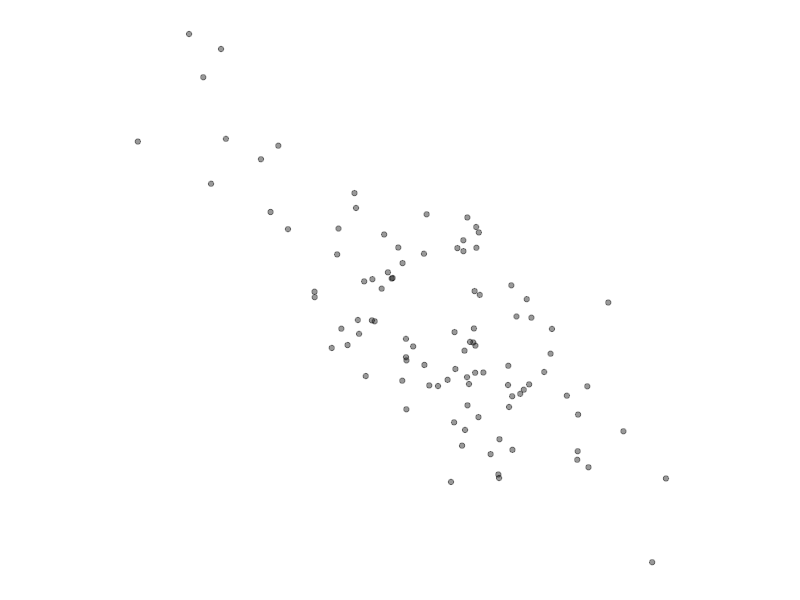
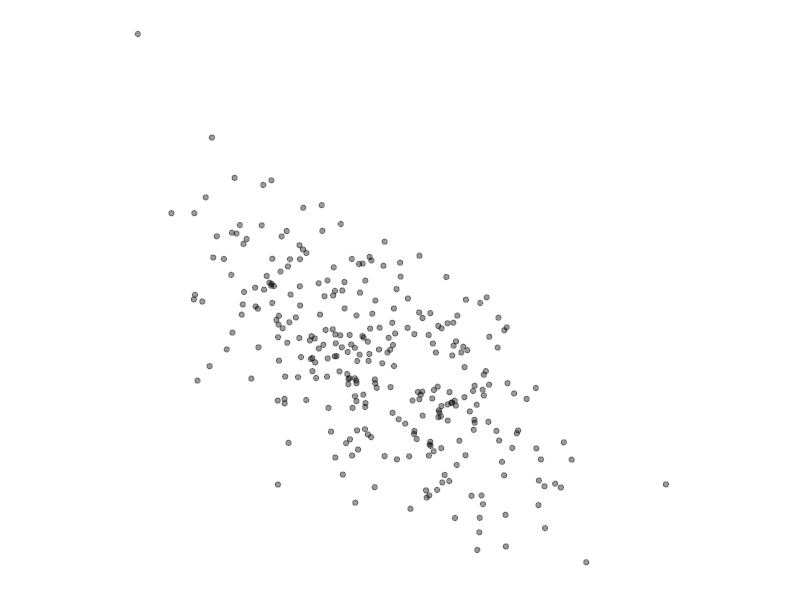
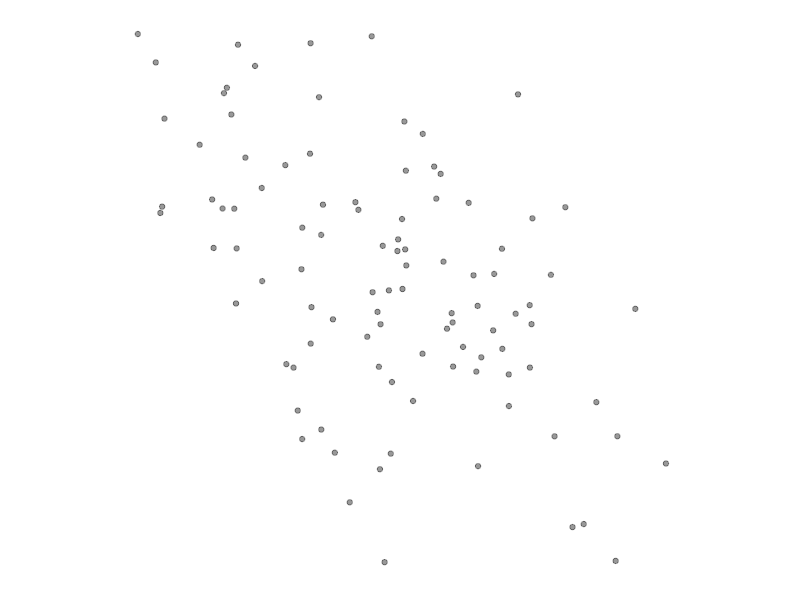
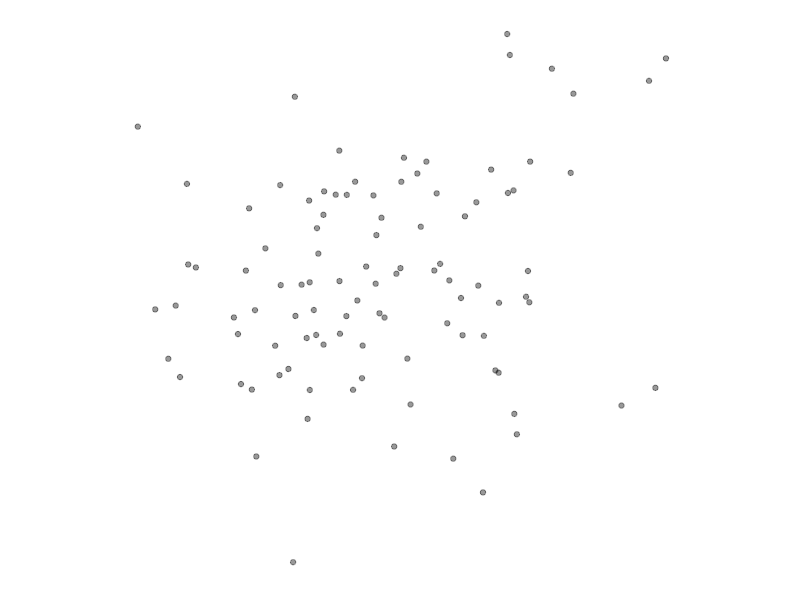
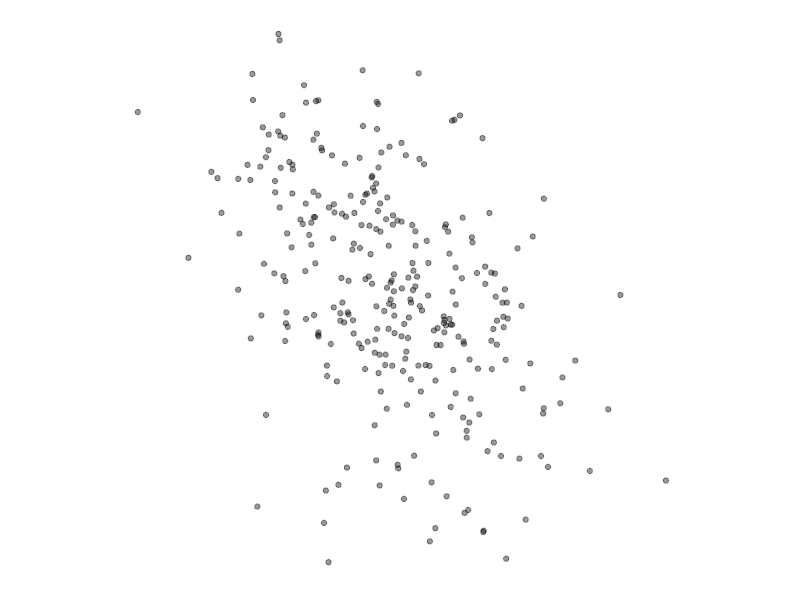
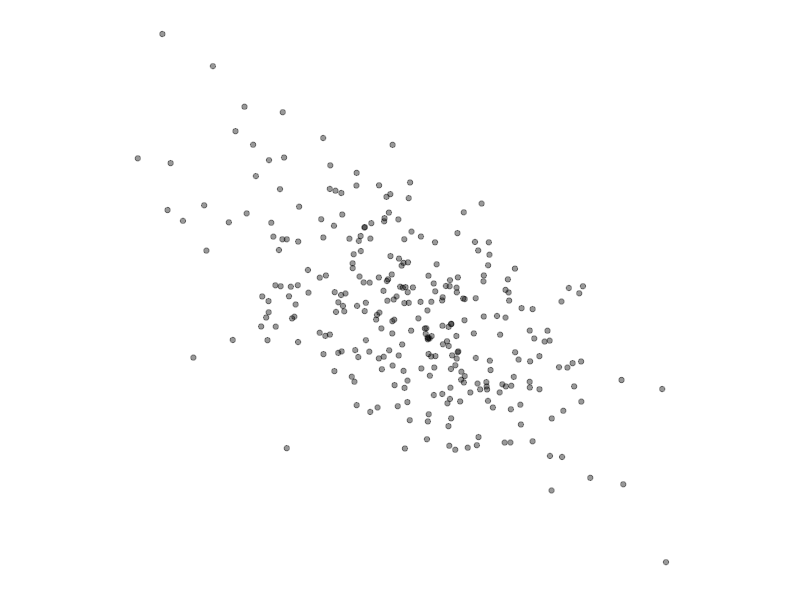
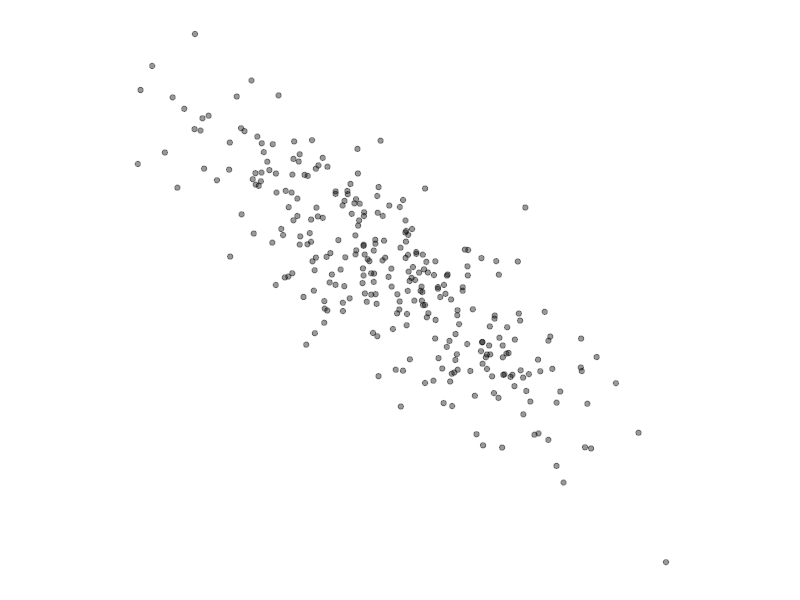
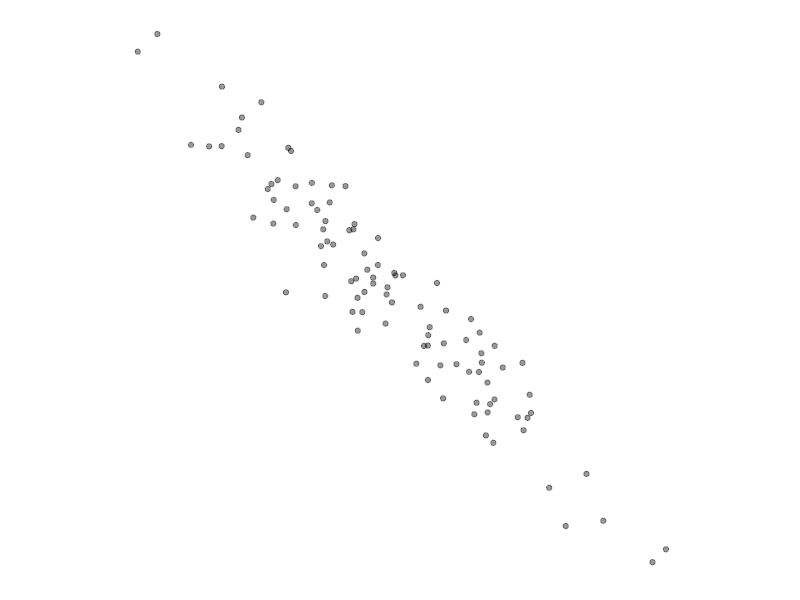

Write the R code that produced these figures, in order. (Note: this script raises an error after producing the figures.)
setwd("/Volumes/5550/original data")
library(tidyverse)

# 00 omitted variable (linear relationship in residuals) ###  first part report

linear<-function(i){
  
  n <- sample(c(100, 300), 1)
  
  beta <- sample(c((-10:-0.1), (0.1:10)), 1)
  
  sigma <- sample(1:12 , 1)
  x<-rnorm(n, 0, 1)
  y<-rnorm(n, beta*x, sigma)
  
  res <- y
  yhat <- x
  tibble(res, yhat) %>% 
  ggplot(aes(x = yhat, y=res)) + 
    geom_point(alpha = 0.4) +
    theme(axis.line=element_blank(),
          axis.text.x=element_blank(),
          axis.text.y=element_blank(),
          axis.ticks=element_blank(),
          axis.title.x=element_blank(),
          axis.title.y=element_blank(),
          legend.position="none",
          panel.background=element_blank(),
          panel.border=element_blank(),
          panel.grid.major=element_blank(),
          panel.grid.minor=element_blank(),
          plot.background=element_blank(),
          aspect.ratio = 1)
  ggsave(filename = paste("linear_", i, ".png", sep = ""), height = 2, width = 2, dpi = 150)
}

mapply(linear, 1:20000)

# 11 no relationship for 00 ########  first part report

norela<-function(i){
  
  n <- sample(c(100, 300), 1)
  
  beta <- 0
  
  sigma <- sample(1:12 , 1)
  x<-rnorm(n, 0, 1)
  y<-rnorm(n, beta*x, sigma)
  
  res <- y
  yhat <- x
  tibble(res, yhat) %>% 
    ggplot(aes(x = yhat, y=res)) + 
    geom_point(alpha = 0.4) +
    theme(axis.line=element_blank(),
          axis.text.x=element_blank(),
          axis.text.y=element_blank(),
          axis.ticks=element_blank(),
          axis.title.x=element_blank(),
          axis.title.y=element_blank(),
          legend.position="none",
          panel.background=element_blank(),
          panel.border=element_blank(),
          panel.grid.major=element_blank(),
          panel.grid.minor=element_blank(),
          plot.background=element_blank(),
          aspect.ratio = 1)
  ggsave(filename = paste("norela_", i, ".png", sep = ""), height = 2, width = 2, dpi = 150)
}

mapply(norela, 1:8000)

# 1/4 for classic linear model
classic<-function(n){
  
  beta<-runif(1,0.5,1)
  
  x<-rnorm(n, 0, 3)
  y<-rnorm(n, beta*x, 1)
  
  tibble(x, y)
  model<-lm(y ~ x)
  res<-residuals(model)
  yhat<-predict(model)
  res<-(res-mean(res))/sd(res)
  yhat<-(yhat-mean(yhat))/sd(yhat)
  return(tibble(res, yhat))
}

# 2/4 for linear model with heteroskedasticity 
heter<-function(n){
  
  x<-rnorm(n, 0, 3)
  beta<-runif(1,0.5,1)
  
  a <- runif(1,0,2)*rbinom(1,1,0.5)
  b <- runif(1,-4,4)
  c <- rnorm(1,0,2)
  
  variance <- 0.25*(a*x^2+b*x+c)+rnorm(n,0,0.25)
  
  index <- sample(0:1,1)
  if (index==1) {
    variance <- -variance
  }
  
  min <- min(variance)
  
  if (min<0){
    variance <- variance-min
  }
  
  max <- max(variance)
  while (max>5) {
    variance <- 0.8* variance
    max <- max(variance)
  }
  
  y<-rnorm(n, beta*x, variance)
  
  tibble(x, y)
  model<-lm(y ~ x)
  res<-residuals(model)
  yhat<-predict(model)
  res<-(res-mean(res))/sd(res)
  yhat<-(yhat-mean(yhat))/sd(yhat)
  return(tibble(res, yhat))
}


# 3/4 for non-linear model (polynomial) 
nonpoly<-function(n){
  
  p1<-rnorm(1,0,2)
  p2<-rnorm(1,0,2)
  p3<-rnorm(1,0,2)*rbinom(1,1,0.5)
  p4<-rnorm(1,0,2)*rbinom(1,1,0.3)
  p5<-rnorm(1,0,1)*rbinom(1,1,0.2)
  
  x<-rnorm(n, 0, 3)
  y<-rnorm(n, p1*x+p2*x^2+p3*x^3+p4*x^4+p5*x^5, p1^2+2*p2^2+2*p3^2+2*p4^2+2*p5^2)
  
  tibble(x, y)
  model<-lm(y ~ x)
  res<-residuals(model)
  yhat<-predict(model)
  res<-(res-mean(res))/sd(res)
  yhat<-(yhat-mean(yhat))/sd(yhat)
  return(tibble(res, yhat))
}

#nonpoly(200) %>% 
  #ggplot(aes(x=yhat,y=res))+geom_point()

#generating data from four models
N <- sample(20:1500, 19, replace = TRUE)
  classic_ <- tibble(N) %>%
  mutate(res = map(N, classic))
  classic_<-classic_$res

  heter_ <- tibble(N) %>%
  mutate(res = map(N, heter))
  heter_<-heter_$res

  poly_ <- tibble(N) %>%
  mutate(res = map(N, nonpoly))
  poly_<-poly_$res



names(classic_) <- c(1:19)
names(heter_) <- c(1:100)
names(poly_) <- c(1:100)

savepic <- function(pdata, i) { 
  ggplot(as.data.frame(pdata), aes(x = yhat, y=res)) + 
    geom_point(alpha = 0.4) +
    theme(axis.line=element_blank(),
          axis.text.x=element_blank(),
          axis.text.y=element_blank(),
          axis.ticks=element_blank(),
          axis.title.x=element_blank(),
          axis.title.y=element_blank(),
          legend.position="none",
          panel.background=element_blank(),
          panel.border=element_blank(),
          panel.grid.major=element_blank(),
          panel.grid.minor=element_blank(),
          plot.background=element_blank(),
          aspect.ratio = 1)
  ggsave(filename = paste(name, i, ".png", sep = ""), height = 2, width = 2, dpi = 150)
}

#saving all plots to the original data folder



name <- deparse(substitute(classic_))
mapply(savepic, classic_, c(1:19))

name <- deparse(substitute(heter_))
mapply(savepic, heter_, c(1:100))

name <- deparse(substitute(poly_))
mapply(savepic, poly_, c(1:100))

#separate plots to train, test, validation

setwd("/Volumes/5550/thesis")

original_dataset_dir <- "/Volumes/5550/original data"
base_dir <- "/Volumes/5550/thesis"
train_dir <- file.path(base_dir,"train")
validation_dir <- file.path(base_dir,"validation")
test_dir <- file.path(base_dir,"test")

train_classic_dir <- file.path(train_dir, "classic")
train_heter_dir <- file.path(train_dir, "heter")
train_poly_dir <- file.path(train_dir, "poly")
train_linear_dir <- file.path(train_dir, "linear")
train_norela_dir <- file.path(train_dir, "norela")

validation_classic_dir <- file.path(validation_dir, "classic")
validation_heter_dir <- file.path(validation_dir, "heter")
validation_poly_dir <- file.path(validation_dir, "poly")
validation_linear_dir <- file.path(validation_dir, "linear")
validation_norela_dir <- file.path(validation_dir, "norela")

test_classic_dir <- file.path(test_dir, "classic")
test_heter_dir <- file.path(test_dir, "heter")
test_poly_dir <- file.path(test_dir, "poly")
test_linear_dir <- file.path(test_dir, "linear")
test_norela_dir <- file.path(test_dir, "norela")

dir.create(train_dir)
dir.create(validation_dir)
dir.create(test_dir)

dir.create(train_classic_dir)
dir.create(train_heter_dir)
dir.create(train_poly_dir)
dir.create(train_linear_dir)
dir.create(train_norela_dir)

dir.create(validation_classic_dir)
dir.create(validation_heter_dir)
dir.create(validation_poly_dir)
dir.create(validation_linear_dir)
dir.create(validation_norela_dir)


dir.create(test_classic_dir)
dir.create(test_heter_dir)
dir.create(test_poly_dir)
dir.create(test_linear_dir)
dir.create(test_norela_dir)



#copy images from original folder to separate train, test, validation folders
fnames <- paste0("classic_",1:300,".png")
file.copy(file.path(original_dataset_dir,fnames),
          file.path(train_classic_dir))
fnames <- paste0("classic_",1:100,".png")
file.copy(file.path(original_dataset_dir,fnames),
          file.path(validation_classic_dir))
fnames <- paste0("classic_",1:200,".png")
file.copy(file.path(original_dataset_dir,fnames),
          file.path(test_classic_dir))

fnames <- paste0("heter_",1:300,".png")
file.copy(file.path(original_dataset_dir,fnames),
          file.path(train_heter_dir))
fnames <- paste0("heter_",1:100,".png")
file.copy(file.path(original_dataset_dir,fnames),
          file.path(validation_heter_dir))
fnames <- paste0("heter_",1:200,".png")
file.copy(file.path(original_dataset_dir,fnames),
          file.path(test_heter_dir))

fnames <- paste0("poly_",1:300,".png")
file.copy(file.path(original_dataset_dir,fnames),
          file.path(train_poly_dir))
fnames <- paste0("poly_",1:100,".png")
file.copy(file.path(original_dataset_dir,fnames),
          file.path(validation_poly_dir))
fnames <- paste0("poly_",1:200,".png")
file.copy(file.path(original_dataset_dir,fnames),
          file.path(test_poly_dir))

fnames <- paste0("linear_",1:15000,".png")
file.copy(file.path(original_dataset_dir,fnames),
          file.path(train_linear_dir))
fnames <- paste0("linear_",15001:18000,".png")
file.copy(file.path(original_dataset_dir,fnames),
          file.path(validation_linear_dir))
fnames <- paste0("linear_",18001:20000,".png")
file.copy(file.path(original_dataset_dir,fnames),
          file.path(test_linear_dir))


fnames <- paste0("norela_",1:5000,".png")
file.copy(file.path(original_dataset_dir,fnames),
          file.path(train_norela_dir))
fnames <- paste0("norela_",5001:6500,".png")
file.copy(file.path(original_dataset_dir,fnames),
          file.path(validation_norela_dir))
fnames <- paste0("norela_",6501:8000,".png")
file.copy(file.path(original_dataset_dir,fnames),
          file.path(test_norela_dir))


#################### experiments

test_lineup <- file.path(test_dir,"lineup")
test_lineup_null <- file.path(test_lineup, "classic")
test_lineup_heter <- file.path(test_lineup, "heter")
test_lineup_poly <- file.path(test_lineup, "poly")

dir.create(test_lineup)
dir.create(test_lineup_null)
dir.create(test_lineup_heter)
dir.create(test_lineup_poly)



N <- rep(3000, each=300)
classic_ <- tibble(N) %>%
  mutate(res = map(N, classic))
classic_<-classic_$res

names(classic_) <- c(1:300)
name <- deparse(substitute(classic_))
mapply(savepic, classic_, c(1:300))


fnames <- paste0("classic_",1:300,".png")
file.copy(file.path(original_dataset_dir,fnames),
          file.path(test_lineup_null))

N <- rep(3000, each=300)
heter_ <- tibble(N) %>%
  mutate(res = map(N, heter))
heter_<-heter_$res

names(heter_) <- c(1:300)
name <- deparse(substitute(heter_))
mapply(savepic, heter_, c(1:300))


fnames <- paste0("heter_",1:300,".png")
file.copy(file.path(original_dataset_dir,fnames),
          file.path(test_lineup_heter))
